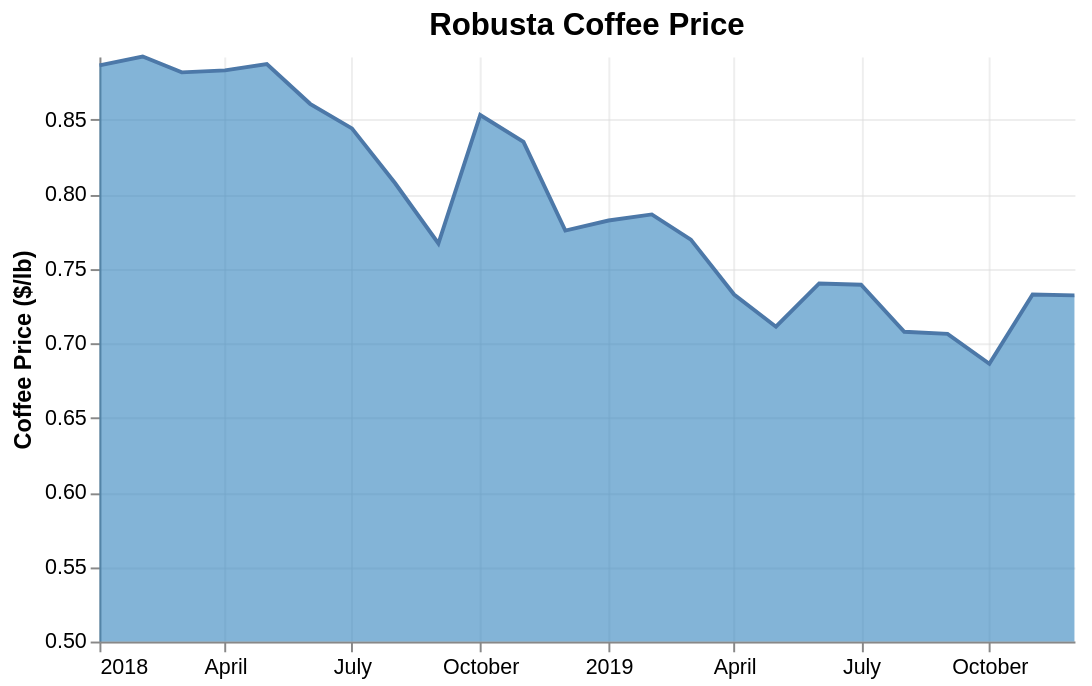

Specify this chart in Vega-Lite:
### Vega-Lite specification from a JSON file in a GitHub repository (floating-point values rounded to 4 significant figures)
{"$schema": "https://vega.github.io/schema/vega-lite/v5.json", "title": {"text": "Robusta Coffee Price", "fontSize": 16, "fontWeight": "bold"}, "width": 500, "height": 300, "data": {"values": [{"month": "2018-01", "price": 0.8865}, {"month": "2018-02", "price": 0.8924}, {"month": "2018-03", "price": 0.8818}, {"month": "2018-04", "price": 0.8831}, {"month": "2018-05", "price": 0.8874}, {"month": "2018-06", "price": 0.8607}, {"month": "2018-07", "price": 0.8442}, {"month": "2018-08", "price": 0.8074}, {"month": "2018-09", "price": 0.767}, {"month": "2018-10", "price": 0.8532}, {"month": "2018-11", "price": 0.8352}, {"month": "2018-12", "price": 0.7757}, {"month": "2019-01", "price": 0.7824}, {"month": "2019-02", "price": 0.7865}, {"month": "2019-03", "price": 0.7696}, {"month": "2019-04", "price": 0.7328}, {"month": "2019-05", "price": 0.7112}, {"month": "2019-06", "price": 0.7402}, {"month": "2019-07", "price": 0.7393}, {"month": "2019-08", "price": 0.7078}, {"month": "2019-09", "price": 0.7064}, {"month": "2019-10", "price": 0.6863}, {"month": "2019-11", "price": 0.7328}, {"month": "2019-12", "price": 0.7322}]}, "mark": {"type": "area", "color": "#3182bd", "opacity": 0.6, "line": true, "strokeWidth": 1.5}, "encoding": {"x": {"field": "month", "type": "temporal", "title": null, "axis": {"grid": true}}, "y": {"field": "price", "type": "quantitative", "title": "Coffee Price ($/lb)", "axis": {"titleFontWeight": "bold", "grid": true}, "stack": null, "scale": {"zero": false, "domainMin": 0.5}}, "tooltip": [{"field": "month", "type": "temporal", "title": "Month"}, {"field": "price", "type": "quantitative", "title": "Price", "format": "$.3f"}]}, "config": {"axis": {"gridColor": "#ddd", "gridOpacity": 0.5, "labelFontSize": 11, "titleFontSize": 12}, "view": {"stroke": null}}}
